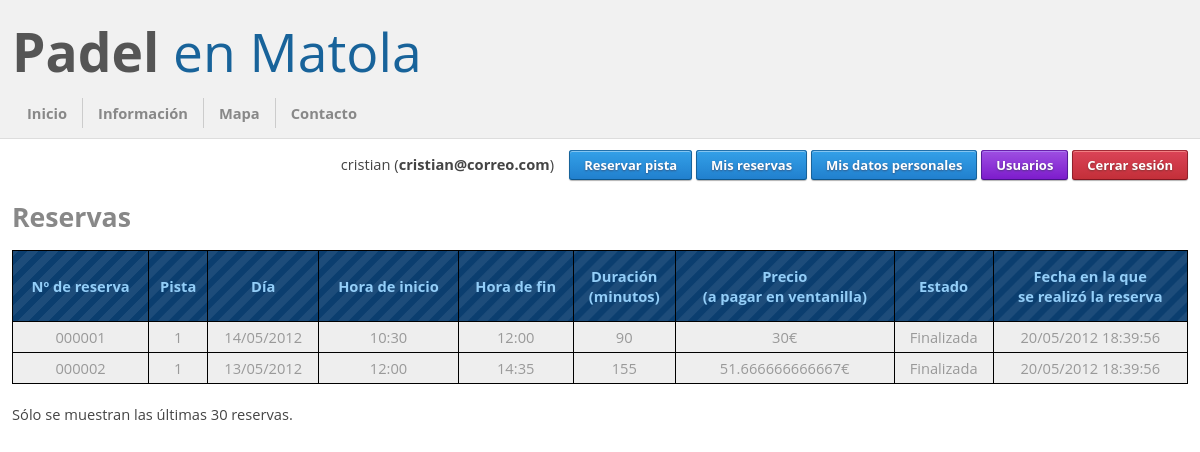
The app's page /Padel/reservas.php (signed in), older data.
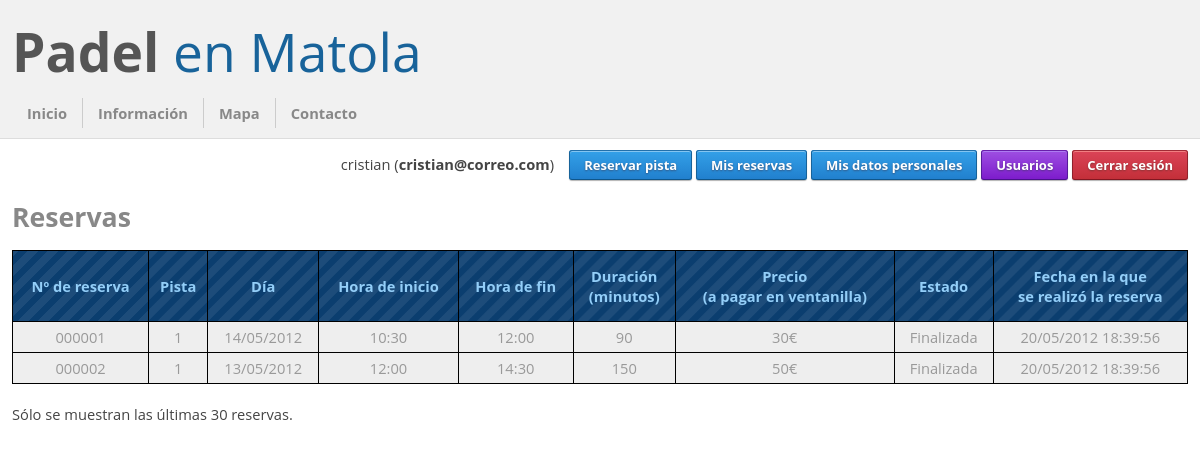
The same page, newer data.
### tables this page shows
create table reservas
(
    id int not null auto_increment,
    id_usuario int not null,
    id_pista int not null,
    fecha_inicio datetime not null,
    fecha_fin datetime not null,
    fecha_realizacion datetime not null,
    reservable int not null default 1,
    primary key (id),
    unique (id_pista, fecha_inicio),
    unique (id_pista, fecha_fin)
);

### Padel/minilibreria.php (called while the page is built, shortened)
<?php
    require_once 'constantes.php';
    require_once 'BD.php';
    require_once 'ENUsuario.php';
    require_once 'ENReserva.php';
    function getUsuario()
    {
        $usuario = null;
        if (!isset($_SESSION["usuario"]))
        {
            if (isset($_COOKIE["email"]) && isset($_COOKIE["contrasena"]))
            {
                $usuario2 = ENUsuario::obtenerPorEmail($_COOKIE["email"]);
                if ($usuario2 != null)
                {
                    if ($usuario2->getContrasena() == $_COOKIE["contrasena"])
                    {
                        $_SESSION["usuario"] = serialize($usuario2);
                        $usuario = $usuario2;
                    }
                }
            }
        }
        else
        {
            $usuario = unserialize($_SESSION["usuario"]);
        }
        return $usuario;
    }
    function rellenar($cadena,$caracter,$digitos)
    {
        while (strlen($cadena)<$digitos)
        {
            $cadena = "$caracter$cadena";
        }
        return $cadena;
    }
?>

### Padel/ENUsuario.php (called while the page is built, shortened)
<?php
require_once 'minilibreria.php';
class ENUsuario
{
    private $id;
    private $nombre;
     private $email;
     private $admin;
     public function getId()
     {
         return $this->id;
     }
     public function getNombre()
     {
         return $this->nombre;
     }
     public function getEmail()
     {
         return $this->email;
     }
     public function getAdmin()
     {
         return $this->admin;
     }
}
?>

### Padel/constantes.php (called while the page is built, shortened)
<?php
$PRECIOHORA = 20;
$RELLENO = 6;
$CANTIDAD_RESERVAS = 30;
?>

### Padel/ENReserva.php (called while the page is built, shortened)
<?php
require_once 'minilibreria.php';
class ENReserva
{
    private $id;
    private $id_pista;
    private $fecha_inicio;
    private $fecha_fin;
    private $fecha_realizacion;
    public function getId()
    {
        return $this->id;
    }
    public function getIdPista()
    {
        return $this->id_pista;
    }
    public function getFechaInicio()
    {
        return $this->fecha_inicio;
    }
    public function getFechaFin()
    {
        return $this->fecha_fin;
    }
    public function getFechaRealizacion()
    {
        return $this->fecha_realizacion;
    }
    public function getDuracion()
    {
        $interval = $this->fecha_inicio->diff($this->fecha_fin, true);
        return $interval->h * 60 + $interval->i;
    }
    public function getEstado()
    {
        if ($this->fecha_inicio > new DateTime())
            return "Pendiente";
        else if ($this->fecha_fin < new DateTime())
            return "Finalizada";
        else
            return "En curso";
    }
    public function __construct()
    {
        $this->id = 0;
        $this->id_pista = 0;
        $this->fecha_inicio = new DateTime();
        $this->fecha_fin = new DateTime();
        $this->fecha_realizacion = new DateTime();
    }
    private static function obtenerDatos($fila) {
        $reserva = new ENReserva;
        $reserva->id = $fila[0];
        $reserva->id_usuario = $fila[1];
        $reserva->id_pista = $fila[2];
        $reserva->fecha_inicio = new DateTime($fila[3]);
        $reserva->fecha_fin = new DateTime($fila[4]);
        $reserva->fecha_realizacion = new DateTime($fila[5]);
        $reserva->reservable = ($fila[6] == "0" || $fila[6] == 0) ? false : true;
        return $reserva;
    }
    public static function obtenerPorUsuario($id_usuario, $cantidad)
    {
        $lista = NULL;
        try
        {
            $sentencia = "select * from reservas where id_usuario = '$id_usuario' order by fecha_inicio desc limit $cantidad";
            $resultado = mysql_query($sentencia, BD::conectar());
            if ($resultado)
            {
                $lista = array();
                $contador = 0;
                while ($fila = mysql_fetch_array($resultado))
                {
                    $reserva = self::obtenerDatos($fila);
                    if ($reserva != NULL)
                    {
                        $lista[$contador++] = $reserva;
                    }
                    else
                    {
                        echo "ENReserva::obtenerPorUsuario() Reserva nula nº $contador";
                    }
                }
            }
            else
            {
                echo "ENReserva::obtenerPorUsuario()" . mysql_error();
            }
        }
        catch (Exception $e)
        {
            $lista = NULL;
            echo "ENReserva::obtenerPorUsuario()" . $e->getMessage();
        }
        return $lista;
    }
}
?>

### Padel/BD.php (called while the page is built, shortened)
<?php
class BD
{
    private static $ip;
    private static $usuario;
    private static $contrasena;
    public static function espeficarDatos($ip, $usuario, $contrasena, $nombreBd)
    {
        self::$ip = $ip;
        self::$usuario = $usuario;
        self::$contrasena = $contrasena;
    }
    public static function conectar()
    {
        if (!($conexion=mysql_connect(self::$ip,self::$usuario,self::$contrasena)))
        {
            echo "BD::conectar No se pudo conectar al servidor de la base de datos.";
            $conexion = NULL;
            exit();
        }
        return $conexion;
    }
    public static function desconectar($conexion = NULL)
    {
        if ($conexion != NULL)
            return mysql_close($conexion);
        else
            return mysql_close();
    }
}
?>

### Padel/reservas.php (the view, shortened to what this page needs)
<?php
include_once "base.php";
$usuario = getUsuario();
$reservas = ENReserva::obtenerPorUsuario($usuario->getId(), $CANTIDAD_RESERVAS);
baseSuperior("Reservas");
?>
        <div id="reservas">
            <h3><span>Reservas</span></h3>
            <table>
                <tr class="filacabecera">
                    <td class="cabecera">Nº de reserva</td>
                    <td class="cabecera">Pista</td>
                    <td class="cabecera">Día</td>
                    <td class="cabecera">Hora de inicio</td>
                    <td class="cabecera">Hora de fin</td>
                    <td class="cabecera">Duración<br />(minutos)</td>
                    <td class="cabecera">Precio<br />(a pagar en ventanilla)</td>
                    <td class="cabecera">Estado</td>
                    <td class="cabecera">Fecha en la que<br />se realizó la reserva</td>
                </tr>
<?php
foreach ($reservas as $reserva)
{
    $clase = ($reserva->getEstado() ==  "Pendiente") ? "pendiente" : ($reserva->getEstado() == "Finalizada" ? "finalizada" : "encurso");
    echo "<tr class=\"$clase\" onclick=\"window.location = 'reserva.php?id=".$reserva->getId()."';\">\n";
    echo "<td>".rellenar($reserva->getId(), '0', $RELLENO)."</td>\n";
    echo "<td>".$reserva->getIdPista()."</td>\n";
    echo "<td>".$reserva->getFechaInicio()->format('d/m/Y')."</td>\n";
    echo "<td>".$reserva->getFechaInicio()->format('H:i')."</td>\n";
    echo "<td>".$reserva->getFechaFin()->format('H:i')."</td>\n";
    echo "<td>".$reserva->getDuracion()."</td>\n";
    echo "<td>".($reserva->getDuracion() * $PRECIOHORA / 60)."€</td>\n";
    echo "<td>".$reserva->getEstado()."</td>\n";
    echo "<td>".$reserva->getFechaRealizacion()->format('d/m/Y H:i:s')."</td>\n";
    echo "</tr>\n";
}
?>
            </table>
            <div><br />Sólo se muestran las últimas <?php echo $CANTIDAD_RESERVAS; ?> reservas.</div>
        </div>
<?php
baseInferior();
?>

### Padel/base.php (shortened to what this page needs)
<?php
require_once("minilibreria.php");
function baseSuperior($titulo, $mostrarmenu = true)
{
?><!DOCTYPE html PUBLIC "-//W3C//DTD XHTML 1.0 Strict//EN" "http://www.w3.org/TR/xhtml1/DTD/xhtml1-strict.dtd">
<html xmlns="http://www.w3.org/1999/xhtml" xml:lang="es" lang="es">
    <head>
        <link type="text/css" rel="stylesheet" href="css/freshbutton.css" media="screen" />
        <link type="text/css" rel="stylesheet" href="css/cupertino/jquery-ui-1.8.20.custom.css" media="screen" />
    </head>
    <body>
        <div id="contenedor">
            <div id="cabecera">
                <div id="titulo">
                    <h1><a href="index.php">Padel <span class="otrocolor">en Matola</span></a></h1>
                </div>
                <div id="navegacion">
                    <a href="index.php">Inicio</a><a href="informacion.php">Información</a><a href="mapa.php">Mapa</a><a href="contacto.php" class="ultimo">Contacto</a>
                </div>
            </div>
            <div id="contenido">
                <div id="menu" <?php if (!$mostrarmenu) echo "style=\"display: none;\""; ?> >
<?php
$usuario = getUsuario();
if ($usuario != null)
{
?>
                    <span><?php echo $usuario->getNombre(); ?> (<strong><?php echo $usuario->getEmail(); ?></strong>)&nbsp;&nbsp;&nbsp;</span>
                    <a href="reservar.php" class="freshbutton-blue">Reservar pista</a>
                    <a href="reservas.php" class="freshbutton-blue">Mis reservas</a>
                    <a href="usuario.php" class="freshbutton-blue">Mis datos personales</a>
<?php
if ($usuario->getAdmin())
{
?>
                    <a href="usuarios.php" class="freshbutton-purple">Usuarios</a>
<?php
}
?>
                    <a href="cerrarsesion.php" class="freshbutton-red">Cerrar sesión</a>
<?php
}
else
{
?>
                    <a href="iniciarsesion.php" class="freshbutton-blue">Iniciar sesión</a> o <a href="registrarse.php">registrarse</a> para reservar pista
<?php
}
?>
                </div>
                <div id="cuerpo">
<?php
}
function baseInferior()
{
?>
                </div>
            </div>
            <div id="pie"></div>
        </div>
    </body>
</html>
<?php
}
?>

### Padel/css/freshbutton.css (style rules this page uses)
.freshbutton, .freshbutton-big, .freshbutton-blue, .freshbutton-lightblue, .freshbutton-purple, .freshbutton-red, .freshbutton-disabled, .freshbutton-lightdisabled { border-radius: 3px 3px 3px 3px; cursor: pointer; font-size: 13px; font-weight: bold; overflow: visible; padding: 5px 14px; text-align: center; text-decoration: none; white-space: nowrap; }
.freshbutton-big, .freshbutton-blue { background: #2180CE; background: -moz-linear-gradient(center top , #33A0E8, #2180CE) repeat scroll 0 0 transparent; background: -webkit-gradient(linear, left top, left bottom, from(#33A0E8), to(#2180CE)); border-color: #2270AB #18639A #0F568B; border-style: solid; border-width: 1px; box-shadow: 0 1px 1px rgba(0, 0, 0, 0.3), 0 1px 0 #83C5F1 inset; color: #FFFFFF; text-shadow: #355782 0 1px 2px; -webkit-text-shadow: #355782 0 1px 2px; -moz-text-shadow: #355782 0 1px 2px; }
.freshbutton-red { background: #CE2224; background: -moz-linear-gradient(center top , #DB4457, #C32F39) repeat scroll 0 0 transparent; background: -webkit-gradient(linear, left top, left bottom, from(#DB4457), to(#C32F39)); border-color: #A12B36 #92222C #821721 #8F212B; border-style: solid; border-width: 1px; box-shadow: 0 1px 1px rgba(0, 0, 0, 0.3), 0 1px 0 #F17F81 inset; color: #FFFFFF; text-shadow: #823435 0 1px 2px; -webkit-text-shadow: #823435 0 1px 2px; -moz-text-shadow: #823435 0 1px 2px; }
.freshbutton-purple { background: #9A44E5; background: -moz-linear-gradient(center top , #9E4FE2, #7D1CCC) repeat scroll 0 0 transparent; background: -webkit-gradient(linear, left top, left bottom, from(#9E4FE2), to(#7D1CCC)); border-color: #6A1EAB #561B9A #4A118B; border-style: solid; border-width: 1px; box-shadow: 0 1px 1px rgba(0, 0, 0, 0.3), 0 1px 0 #AD7CF1 inset; color: #FFFFFF; text-shadow: #543382 0 1px 2px; -webkit-text-shadow: #543382 0 1px 2px; -moz-text-shadow: #543382 0 1px 2px; }
html, body, h { margin: 0; padding: 0; font-family: "Calibri", "Open Sans","lucida grande","Segoe UI",arial,verdana,"lucida sans unicode",tahoma,sans-serif; font-size: 11pt; color: #444; }
h3 { font-size: 20pt; color: #888; }
#contenedor { text-align: center; }
#cabecera { background-color: #F1F1F1; border-bottom: 1px solid #DDD; padding-bottom: 15px; margin-bottom: 15px; }
#titulo, #navegacion, #contenido { margin: auto; max-width: 1300px; min-width: 790px; width: 98%; }
#titulo h1 { padding: 15px 0 15px 0; margin: 0; }
#titulo h1 a { color: #555; text-decoration: none; font-size: 40pt; }
#titulo h1 a .otrocolor { color: #18639A; font-weight: normal; font-size: 40pt; }
#titulo, #navegacion { text-align: left; }
#navegacion a { padding: 5px 15px; color: #888; text-decoration: none; font-weight: bold; font-size: 11pt; border-right: 1px solid #CCC; }
#navegacion a.ultimo { border-right: 0; }
#cuerpo { text-align: left; }
#cuerpo h3 { margin-top: 15px; margin-bottom: 15px; }
#menu { text-align: right; margin-top: 15px; margin-bottom: 25px; }
#pie { padding: 20px; }
#reservas tr.pendiente td, #reservas tr.encurso td, #reservas tr.finalizada td, #usuarios tr.linea td { padding: 5px; }
#reservas tr.finalizada { background-color: #EEE; color: #999; }
table, tr { border: 0; }
#tablapistas td, #reservas td, #usuarios td { border: 1px solid #000; }
.filacabecera { background-image: url('cabecera2.png'); }
.cabecera { font-weight: bold; padding: 5px; height: 60px; color: #93CEF8; }
#reservas table, #usuarios table { width: 100%; text-align: center; border-collapse: collapse; }

Row changes from the older to the newer data that the page shows:
changed reservas "000002": fecha_fin "14:35" → "14:30"; $reserva->getDuracion() "155" → "150"; $reserva->getDuracion() * $PRECIOHORA / 60 "51.666666666667" → "50"
